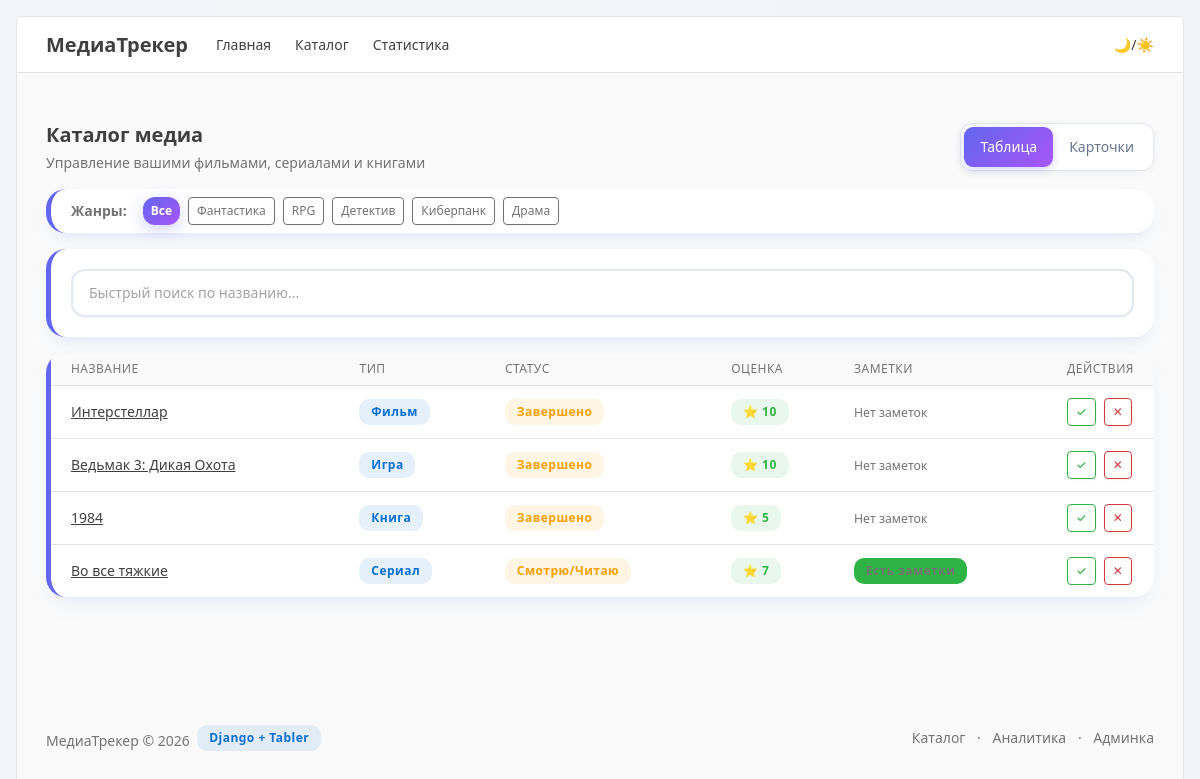
Page /catalog/ on the committed database.
### catalog/models.py (models this page shows, shortened)
class Genre(models.Model):
    name = models.CharField(max_length=100, verbose_name="Название жанра")

class WatchEntry(models.Model):
    STATUS_CHOICES = [
        ('planned', 'Запланировано'),
        ('watching', 'Смотрю/Читаю'),
        ('completed', 'Завершено'),
    ]
    title = models.ForeignKey(Title, on_delete=models.CASCADE, verbose_name="Произведение")
    status = models.CharField(max_length=20, choices=STATUS_CHOICES, default='planned', verbose_name="Статус")
    rating = models.PositiveIntegerField(blank=True, null=True, verbose_name="Оценка")
    notes = models.TextField(blank=True, null=True, verbose_name="Заметки")

class Title(models.Model):
    KIND_CHOICES = [
        ('movie', 'Фильм'),
        ('series', 'Сериал'),
        ('book', 'Книга'),
        ('game', 'Игра'),
    ]
    title = models.CharField(max_length=200, verbose_name="Название")
    kind = models.CharField(max_length=20, choices=KIND_CHOICES, default='movie', verbose_name="Тип")
    genres = models.ManyToManyField(Genre, blank=True, verbose_name="Жанры")

### catalog/views.py (the view)
# urls.py: path('catalog/', views.catalog_view, name='catalog'),
def catalog_view(request):
    entries = WatchEntry.objects.select_related('title').all()
    genres = Genre.objects.all()
    context = {
        'entries': entries,
        'genres': genres,
    }
    return render(request, 'catalog.html', context)

### templates/catalog.html (shortened to what this page needs)
{% extends 'base.html' %}
{% block content %}
<div class="page-header d-print-none mb-3">
    <div class="row align-items-center">
        <div class="col">
            <h2 class="page-title">Каталог медиа</h2>
            <div class="text-muted mt-1">Управление вашими фильмами, сериалами и книгами</div>
        </div>
        <div class="col-auto ms-auto">
            <div class="btn-group" role="group">
                <button type="button" class="btn btn-outline-secondary active" id="viewTableBtn"
                        onclick="setViewMode('table')">Таблица
                </button>
                <button type="button" class="btn btn-outline-secondary" id="viewCardsBtn"
                        onclick="setViewMode('cards')">Карточки
                </button>
            </div>
        </div>
    </div>
</div>
<div class="card mb-3">
    <div class="card-body py-2">
        <div class="d-flex flex-wrap align-items-center gap-2">
            <span class="text-muted fw-bold me-2">Жанры:</span>
            <button type="button" class="btn btn-sm btn-primary genre-chip active" onclick="filterByGenre('all', this)">
                Все
            </button>
            {% for genre in genres %}
            <button type="button" class="btn btn-sm btn-outline-secondary genre-chip"
                    onclick="filterByGenre('{{ genre.name|escapejs }}', this)">{{ genre.name }}
            </button>
            {% endfor %}
        </div>
    </div>
</div>
<div class="card mb-3">
    <div class="card-body">
        <div class="input-icon">
            <input type="text" id="searchInput" onkeyup="filterCatalog()" class="form-control"
                   placeholder="Быстрый поиск по названию...">
        </div>
    </div>
</div>
<div id="tableView" class="card">
    <div class="table-responsive">
        <table class="table table-vcenter card-table" id="catalogTable">
            <thead>
            <tr>
                <th>Название</th>
                <th>Тип</th>
                <th>Статус</th>
                <th>Оценка</th>
                <th>Заметки</th>
                <th class="w-1">Действия</th>
            </tr>
            </thead>
            <tbody>
            {% for entry in entries %}
            <tr id="entry-row-table-{{ entry.id }}"
                class="catalog-item-row"
                data-title="{{ entry.title.title|lower }}"
                data-genres="{% for g in entry.title.genres.all %}{{ g.name }}{% if not forloop.last %},{% endif %}{% endfor %}">
                <td class="entry-title">
                    <a href="{% url 'entry_detail' entry.id %}" class="text-reset text-decoration-underline">
                        {{ entry.title.title }}
                    </a>
                </td>
                <td><span class="badge bg-blue-lt">{{ entry.title.get_kind_display }}</span></td>
                <td><span class="badge bg-yellow-lt"
                          id="status-table-{{ entry.id }}">{{ entry.get_status_display }}</span></td>
                <td><span class="badge bg-green-lt fw-bold">⭐ {{ entry.rating|default:"—" }}</span></td>
                <td>
                    {% if entry.notes %}
                    <span class="badge bg-success me-1">Есть заметки</span>
                    {% else %}
                    <span class="text-muted small">Нет заметок</span>
                    {% endif %}
                </td>
                <td>
                    <div class="btn-list flex-nowrap">
                        <button class="btn btn-sm btn-outline-success" onclick="deleteEntry('{{ entry.id }}')"
                                title="Удалить">✓
                        </button>
                        <button class="btn btn-sm btn-outline-danger" onclick="deleteEntry('{{ entry.id }}')"
                                title="Удалить">✕
                        </button>
                    </div>
                </td>
            </tr>
            {% empty %}
            <tr>
                <td colspan="6" class="text-center text-muted">Каталог пока пуст</td>
            </tr>
            {% endfor %}
            </tbody>
        </table>
    </div>
</div>
{% endblock %}

### catalog/static/catalog/css/style.css (style rules this page uses)
:root { --tblr-border-radius: 16px !important; }
body { background-color: #f1f5f9 !important; }
.card { border: none !important; border-radius: 20px !important; box-shadow: 0 10px 25px -5px rgba(59, 130, 246, 0.08), 0 8px 10px -6px rgba(59, 130, 246, 0.08) !important; transition: transform 0.3s ease, box-shadow 0.3s ease !important; background: #ffffff !important; border-left: 5px solid #6366f1 !important; }
.btn-primary, .btn-secondary { border-radius: 12px !important; background: linear-gradient(135deg, #6366f1 0%, #a855f7 100%) !important; border: none !important; font-weight: 600 !important; box-shadow: 0 4px 15px rgba(99, 102, 241, 0.3) !important; transition: all 0.2s ease !important; color: #ffffff !important; }
.form-control { border-radius: 14px !important; border: 2px solid #e2e8f0 !important; padding: 0.75rem 1rem !important; background-color: #ffffff !important; color: #1e293b !important; }
.badge { border-radius: 10px !important; padding: 0.5em 0.9em !important; font-weight: 700 !important; }
.btn-group { background: #ffffff !important; border: 1px solid #e2e8f0 !important; border-radius: 12px !important; padding: 3px !important; box-shadow: 0 2px 8px rgba(0, 0, 0, 0.04) !important; display: inline-flex !important; }
.btn-group .btn { border: none !important; border-radius: 9px !important; margin: 0 !important; box-shadow: none !important; color: #64748b !important; background: transparent !important; transition: all 0.2s ease !important; }
.btn-group .btn.active, .btn-group .btn-primary { background: linear-gradient(135deg, #6366f1 0%, #a855f7 100%) !important; color: #ffffff !important; box-shadow: 0 2px 8px rgba(99, 102, 241, 0.3) !important; }

### rows in the picture
Genre: name "Фантастика"
Genre: name "RPG"
Genre: name "Детектив"
Genre: name "Киберпанк"
Genre: name "Драма"
WatchEntry: title "Интерстеллар", title.kind "Фильм", status "Завершено", rating "10", shows "Нет заметок"
WatchEntry: title "Ведьмак 3: Дикая Охота", title.kind "Игра", status "Завершено", rating "10", shows "Нет заметок"
WatchEntry: title "1984", title.kind "Книга", status "Завершено", rating "5", shows "Нет заметок"
WatchEntry: title "Во все тяжкие", title.kind "Сериал", status "Смотрю/Читаю", rating "7"
